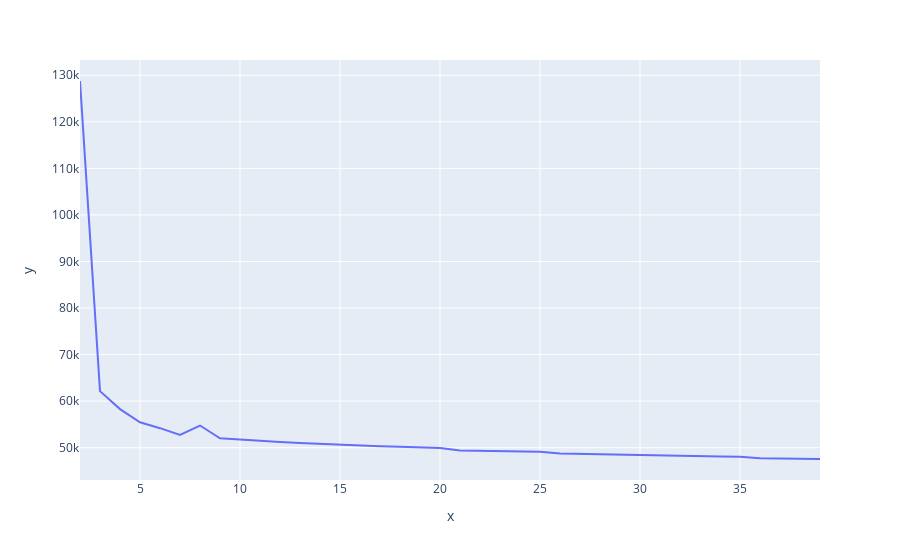

The notebook cell saved with this chart:
### Code cell
# Nouvelle visusalisation de la méthode Elbow

fig = px.line(x = range(2,40), y = wcss)
fig.show()

### Figure 1 — Plotly figure (JSON) as saved in the notebook; plotly's stock layout.template omitted (floating-point values rounded to 4 significant figures)
{"data": [{"hovertemplate": "x=%{x}<br>y=%{y}<extra></extra>", "legendgroup": "", "line": {"color": "#636efa", "dash": "solid"}, "marker": {"symbol": "circle"}, "mode": "lines", "name": "", "orientation": "v", "showlegend": false, "type": "scatter", "x": [2, 3, 4, 5, 6, 7, 8, 9, 10, 11, 12, 13, 14, 15, 16, 17, 18, 19, 20, 21, 22, 23, 24, 25, 26, 27, 28, 29, 30, 31, 32, 33, 34, 35, 36, 37, 38, 39], "xaxis": "x", "y": [128800.0, 62150.0, 58290.0, 55460.0, 54190.0, 52740.0, 54760.0, 52010.0, 51740.0, 51560.0, 51230.0, 51030.0, 50830.0, 50730.0, 50370.0, 50290.0, 50190.0, 50100.0, 49940.0, 49390.0, 49320.0, 49270.0, 49210.0, 49130.0, 48760.0, 48660.0, 48610.0, 48560.0, 48480.0, 48340.0, 48290.0, 48150.0, 48120.0, 48060.0, 47750.0, 47680.0, 47620.0, 47570.0], "yaxis": "y"}], "layout": {"legend": {"tracegroupgap": 0}, "margin": {"t": 60}, "xaxis": {"anchor": "y", "domain": [0, 1], "title": {"text": "x"}}, "yaxis": {"anchor": "x", "domain": [0, 1], "title": {"text": "y"}}}}
